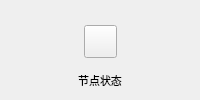
               <widget class="QWidget" name="widget_28" native="true">
                <layout class="QVBoxLayout" name="verticalLayout_18">
                 <property name="spacing">
                  <number>0</number>
                 </property>
                 <property name="leftMargin">
                  <number>0</number>
                 </property>
                 <property name="topMargin">
                  <number>0</number>
                 </property>
                 <property name="rightMargin">
                  <number>0</number>
                 </property>
                 <property name="bottomMargin">
                  <number>0</number>
                 </property>
                 <item>
                  <spacer name="verticalSpacer_19">
                   <property name="orientation">
                    <enum>Qt::Vertical</enum>
                   </property>
                   <property name="sizeHint" stdset="0">
                    <size>
                     <width>20</width>
                     <height>8</height>
                    </size>
                   </property>
                  </spacer>
                 </item>
                 <item>
                  <widget class="QWidget" name="widget_29" native="true">
                   <layout class="QVBoxLayout" name="verticalLayout_19">
                    <property name="spacing">
                     <number>0</number>
                    </property>
                    <property name="leftMargin">
                     <number>0</number>
                    </property>
                    <property name="topMargin">
                     <number>0</number>
                    </property>
                    <property name="rightMargin">
                     <number>0</number>
                    </property>
                    <property name="bottomMargin">
                     <number>0</number>
                    </property>
                    <item>
                     <widget class="QWidget" name="widget_30" native="true">
                      <property name="minimumSize">
                       <size>
                        <width>0</width>
                        <height>60</height>
                       </size>
                      </property>
                      <layout class="QHBoxLayout" name="horizontalLayout_11">
                       <property name="spacing">
                        <number>0</number>
                       </property>
                       <property name="leftMargin">
                        <number>0</number>
                       </property>
                       <property name="topMargin">
                        <number>0</number>
                       </property>
                       <property name="rightMargin">
                        <number>0</number>
                       </property>
                       <property name="bottomMargin">
                        <number>0</number>
                       </property>
                       <item>
                        <spacer name="horizontalSpacer_19">
                         <property name="orientation">
                          <enum>Qt::Horizontal</enum>
                         </property>
                         <property name="sizeHint" stdset="0">
                          <size>
                           <width>30</width>
                           <height>20</height>
                          </size>
                         </property>
                        </spacer>
                       </item>
                       <item>
                        <widget class="QPushButton" name="btn_6">
                         <property name="sizePolicy">
                          <sizepolicy hsizetype="Minimum" vsizetype="Minimum">
                           <horstretch>0</horstretch>
                           <verstretch>0</verstretch>
                          </sizepolicy>
                         </property>
                         <property name="minimumSize">
                          <size>
                           <width>33</width>
                           <height>33</height>
                          </size>
                         </property>
                         <property name="maximumSize">
                          <size>
                           <width>33</width>
                           <height>33</height>
                          </size>
                         </property>
                         <property name="focusPolicy">
                          <enum>Qt::TabFocus</enum>
                         </property>
                         <property name="styleSheet">
                          <string notr="true"/>
                         </property>
                         <property name="text">
                          <string/>
                         </property>
                        </widget>
                       </item>
                       <item>
                        <spacer name="horizontalSpacer_20">
                         <property name="orientation">
                          <enum>Qt::Horizontal</enum>
                         </property>
                         <property name="sizeHint" stdset="0">
                          <size>
                           <width>30</width>
                           <height>20</height>
                          </size>
                         </property>
                        </spacer>
                       </item>
                      </layout>
                     </widget>
                    </item>
                    <item>
                     <widget class="DisMenuLabel" name="label_9">
                      <property name="maximumSize">
                       <size>
                        <width>16777215</width>
                        <height>30</height>
                       </size>
                      </property>
                      <property name="font">
                       <font>
                        <family>微软雅黑</family>
                        <pointsize>8</pointsize>
                       </font>
                      </property>
                      <property name="text">
                       <string>节点状态</string>
                      </property>
                      <property name="alignment">
                       <set>Qt::AlignCenter</set>
                      </property>
                     </widget>
                    </item>
                   </layout>
                  </widget>
                 </item>
                 <item>
                  <spacer name="verticalSpacer_20">
                   <property name="orientation">
                    <enum>Qt::Vertical</enum>
                   </property>
                   <property name="sizeHint" stdset="0">
                    <size>
                     <width>20</width>
                     <height>8</height>
                    </size>
                   </property>
                  </spacer>
                 </item>
                </layout>
               </widget>
